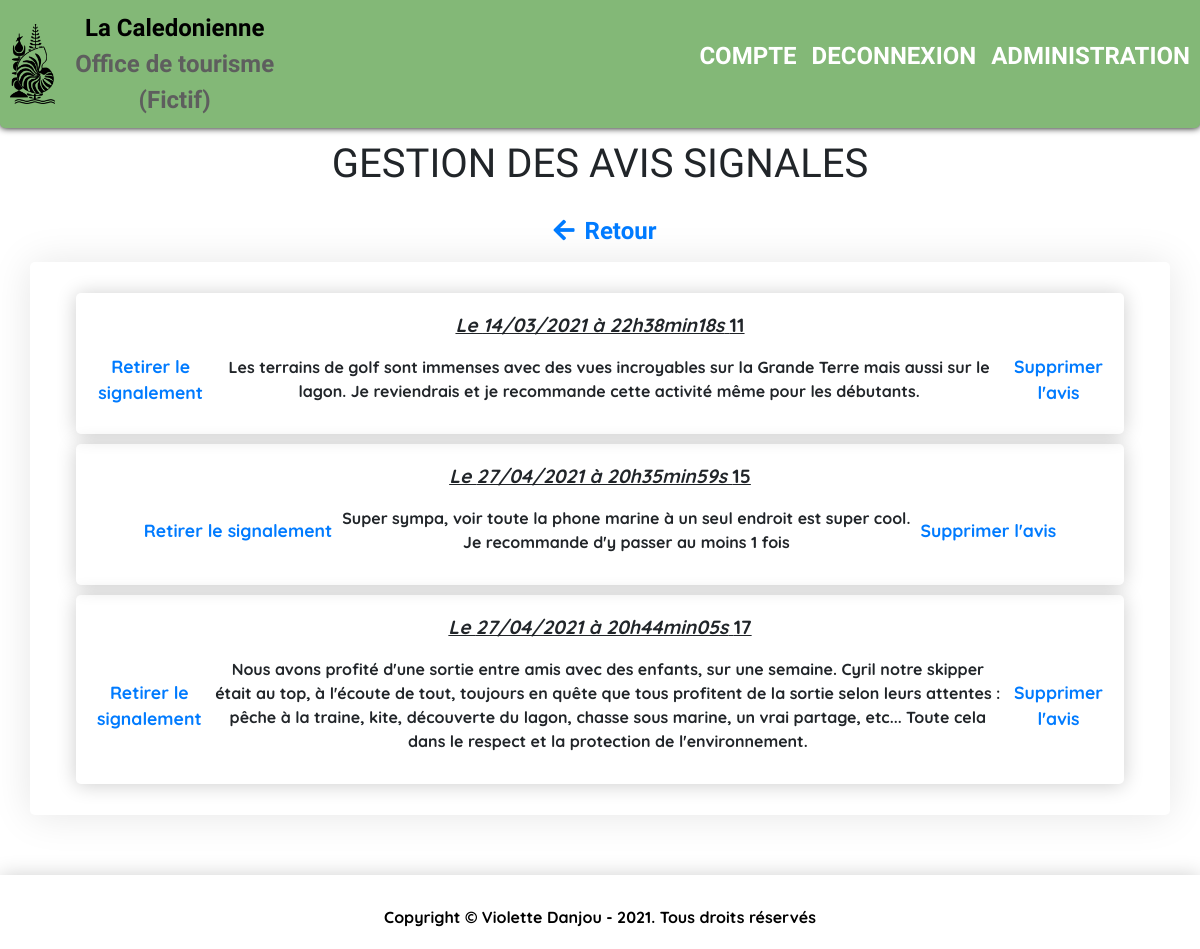
The page /index.php?action=openReportsAdmin (signed in) on the database its author committed.
### tables this page shows
CREATE TABLE `opinions` (
  `id` int(11) NOT NULL,
  `id_activity` int(11) NOT NULL DEFAULT '0',
  `id_hotel` int(11) NOT NULL DEFAULT '0',
  `author` int(11) NOT NULL,
  `content` text NOT NULL,
  `date_opinion` datetime NOT NULL DEFAULT CURRENT_TIMESTAMP,
  `report` tinyint(4) NOT NULL DEFAULT '0',
  `useful` tinyint(4) NOT NULL DEFAULT '0'
);

### app/controller/controller_front.php (called while the page is built, shortened)
<?php
class controller_front
{
	function openReportsAdmin()
	{
		$adminManager = new OpinionsManager();
		$admin = $adminManager->reportAdmin();
	    require('app/view/adminReportsView.php');
	}
}

### app/model/OpinionsManager.php (called while the page is built, shortened)
<?php
class OpinionsManager extends Manager
{
    public function reportAdmin()
    {
    	$db = $this->dbConnect();
    	$req = $db->query('SELECT id, content, report AS opinion_report, DATE_FORMAT(date_opinion, \'%d/%m/%Y à %Hh%imin%ss\') AS opinion_date_fr FROM opinions WHERE report = 1 ORDER BY opinion_date_fr ASC');
    	return $req;
    }
}

### app/view/adminReportsView.php (the view, shortened to what this page needs)
<h1>GESTION DES AVIS SIGNALES</h1>
<p>
	<a href="index.php?action=openAdmin">
		<i class="fas fa-arrow-left"></i>Retour
	</a>
</p>
<div class="container">
	<div class="row reports">
		<div class="col">
			<?php
			while ($data = $admin->fetch()) : ?>
				<div class="news-report">
					<h4>
			            <em>Le <?= $data['opinion_date_fr'] ?></em>
						<?= $data['id'] ?> <br/>
			        </h4>
					<div id="p-reports">
						<em><a class="link-report-remove" href="index.php?action=deleteReport&amp;id=<?= $data['id'] ?>">Retirer le signalement</a></em>
						<?= nl2br(($data['content'])) ?>
						<em><a class="link-delete-opinion" href="index.php?action=deleteOpinion&amp;id=<?= $data['id'] ?>">Supprimer l'avis</a></em>
					</div>
				</div>
			<?php
			endwhile;
			$admin->closeCursor(); ?>
		</div>
	</div>
</div>
<?php $content = ob_get_clean();
require('app/view/template.php');
?>

### app/public/style.css (style rules this page uses)
html { height: 100%; }
body { margin: 0px; padding-top: 120px; font-family: 'Quicksand', cursive; font-weight: bold; text-align: center; height: 100%; }
h1 { font-family: 'Single Day', cursive; margin: 20px; }
h4 { font-size: 1.2em; font-weight: bold; text-decoration: underline; }
p { text-align: center; margin: 10px; }
a { font-family: 'Single Day', cursive; font-size: 1.5em; }
.fa-arrow-left { margin: 10px; }
.row.reports { padding: 20px; border: 1px solid transparent; border-radius: 5px; box-shadow: 0 1px 40px rgba(0, 0, 0, 0.1); }
.news-report { display: flex; justify-content: center; flex-wrap: wrap; margin: 10px; padding: 20px; border: 1px solid transparent; border-radius: 5px; box-shadow: 0 1px 20px rgba(0, 0, 0, 0.2); }
#p-reports { display: flex; flex-direction: row; justify-content: space-between; align-items: center; }
.link-report-remove, .link-delete-opinion { font-family: 'Quicksand', cursive; font-size: 1.1em; font-style: normal; }

### app/public/responsive.css (style rules this page uses)
body { padding-top: 60px; }
h1 { font-size: 1.7em; margin: 10px 0px 10px 0px; }
a { font-size: 1em; }
.row.reports { margin: 10px; }
#p-reports { flex-direction: column; }

### rows shown on the page
opinions: opinion_date_fr "14/03/2021 à 22h38min18s", id "11", content "Les terrains de golf sont immenses avec des vues incroyables sur la Grande Terre mais aussi sur le lagon. Je reviendrais et je recommande cette activité même pour les débutants."
opinions: opinion_date_fr "27/04/2021 à 20h35min59s", id "15", content "Super sympa, voir toute la phone marine à un seul endroit est super cool. Je recommande d'y passer au moins 1 fois"
opinions: opinion_date_fr "27/04/2021 à 20h44min05s", id "17", content "Nous avons profité d'une sortie entre amis avec des enfants, sur une semaine. Cyril notre skipper était au top, à l'écoute de tout, toujours en quête que tous profitent de la sortie selon leurs attentes : pêche à la traine, kite, découverte du lagon, chasse sous marine, un vrai partage, etc... Toute cela dans le respect et la protection de l'environnement."
